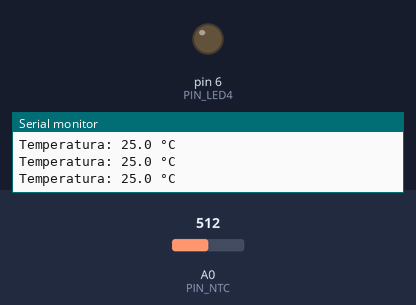
Recording of a sketch running on a simulated Arduino Uno, built with avr-gcc and run on an emulated ATmega328P. Shown: output pins drawn as LEDs (lit = HIGH), the last lines printed to the serial monitor. Dashed ring = blinking. The test bench sets the inputs (shaded band); at power-on: A0 (PIN_NTC) = 512.

Above: at 1.2 s.
1.3 s: A0 (PIN_NTC) set to 651
4.3 s: A0 (PIN_NTC) set to 681
At 4.39 s:
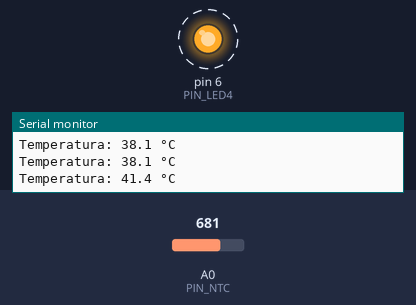
7.3 s: A0 (PIN_NTC) set to 511
At 8.2 s:
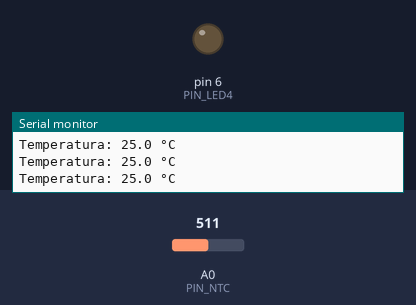
8.8 s: A0 (PIN_NTC) set to 716
At 9.13 s:
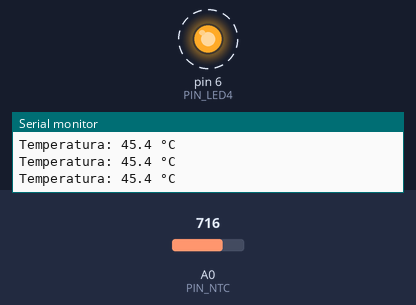
Timing chart, 0 to 12.8 s (numbered marks = the images above; inputs shaded):
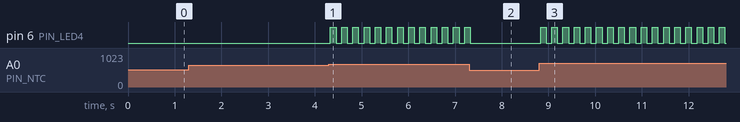

Measured:
- the behaviour switches between 668 and 669 on A0 (PIN_NTC) (found by bisection; images 0 and 1)
- after the input at 4.3 s, pin 6 (PIN_LED4): alternates HIGH for 0.12 s and LOW for 0.12 s, starting at once
- after the input at 7.3 s, pin 6 (PIN_LED4): goes on until 7.3 s, then stays LOW
- after the input at 8.8 s, pin 6 (PIN_LED4): alternates HIGH for 0.12 s and LOW for 0.12 s, starting at once

The sketch:

exercicio6.ino
```cpp
// ============================================================
//  Alarme de Temperatura com Sensor NTC
//  - Sensor NTC no pino A0
//  - LED 4 no pino digital 6
//  - LED pisca a 100ms se temperatura > 40°C
// ============================================================

const int PIN_NTC = A0;       // Pino analógico do sensor NTC
const int PIN_LED4 = 6;       // Pino do LED 4

// --- Parâmetros da curva NTC (Steinhart-Hart simplificada) ---
const float BETA        = 3950.0;  // Coeficiente Beta do NTC
const float R_NOMINAL   = 10000.0; // Resistência nominal a 25°C (10kΩ)
const float T_NOMINAL   = 25.0;    // Temperatura nominal (°C)
const float R_SERIES    = 10000.0; // Resistor em série (divisor de tensão)

// --- Limiar de alarme ---
const float TEMP_ALARME = 40.0;    // Temperatura de disparo (°C)
const int   BLINK_DELAY = 100;     // Intervalo de piscar em ms

// --- Estado do LED ---
bool ledState = false;
unsigned long lastBlink = 0;

// ============================================================
void setup() {
  pinMode(PIN_LED4, OUTPUT);
  Serial.begin(9600);
}

// ============================================================
float lerTemperatura() {
  int leituraADC = analogRead(PIN_NTC);

  // Calcula a resistência do NTC pelo divisor de tensão
  float resistencia = R_SERIES * ((1023.0 / leituraADC) - 1.0);

  // Equação de Steinhart-Hart simplificada (1/T = 1/T0 + 1/B * ln(R/R0))
  float tempKelvin = 1.0 / (
    (1.0 / (T_NOMINAL + 273.15)) +
    (1.0 / BETA) * log(resistencia / R_NOMINAL)
  );

  return tempKelvin - 273.15; // Converte para Celsius
}

// ============================================================
void loop() {
  float temperatura = lerTemperatura();

  Serial.print("Temperatura: ");
  Serial.print(temperatura, 1);
  Serial.println(" °C");

  if (temperatura > TEMP_ALARME) {
    // ALARME: pisca o LED 4 a cada 100ms (sem usar delay)
    unsigned long agora = millis();
    if (agora - lastBlink >= BLINK_DELAY) {
      lastBlink = agora;
      ledState = !ledState;
      digitalWrite(PIN_LED4, ledState);
    }
  } else {
    // Temperatura normal: LED 4 apagado
    ledState = false;
    digitalWrite(PIN_LED4, LOW);
  }
}
```
